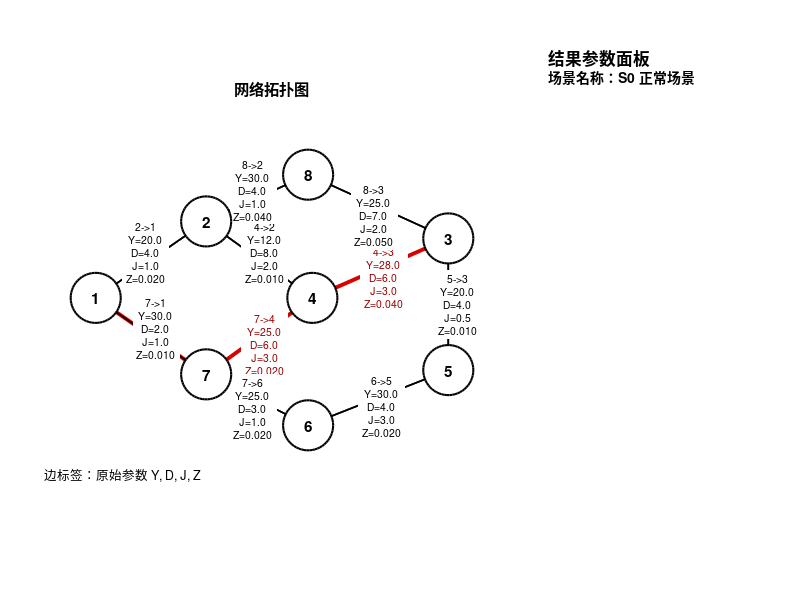

Recreate this plot in MATLAB. (Note: this script raises an error after producing the figure.)
function Dijkstra_s_imp_resilient_cn_v2_pic()
% 基于 modified Dijkstra 的传感器网络 QoS 路由网络弹性扩展单文件程序
% 说明：
% 1) 本程序为 MATLAB 参数化计算实验代码；
% 2) 保持单标签 modified Dijkstra 风格，不实现多标签/Pareto 机制；
% 3) 重点体现：基础 QoS 路由 -> 异常/退化建模 -> 重路由 -> 恢复评价；
% 4) 在保留原命令行输出和工作区变量输出逻辑的前提下，新增图像可视化输出层；
% 5) 所有函数均置于同一个 .m 文件中，直接运行本主函数即可。
%
% 结果说明：
% - 程序会逐场景输出路径与 QoS 指标；
% - 程序会以 S0 为基准，对 S1~S4 计算恢复指标；
% - 程序会生成 5 个图窗，对应 S0~S4 五个场景；
% - 程序会将总结果写入工作区变量：
%     results_resilient_cn_v2
%     summary_table_resilient_cn_v2

clc;
close all;

%% ========================= 1. 构建基础网络与参数 =========================
base_net = build_base_network();
params   = build_params();

%% ========================= 2. 构建场景集 =========================
scenarios = build_scenarios(base_net);

%% ========================= 3. 逐场景运行 =========================
fprintf('\n');
fprintf('===============================================================\n');
fprintf(' 基于 modified Dijkstra 的传感器网络 QoS 路由网络弹性扩展实验\n');
fprintf(' 技术主线：modified Dijkstra -> 异常/退化建模 -> 重路由 -> 恢复评价\n');
fprintf('===============================================================\n');

num_scenarios = numel(scenarios);
results = repmat(init_empty_result_struct(), 1, num_scenarios);

for k = 1:num_scenarios
    scenario = scenarios(k);

    fprintf('\n');
    fprintf('---------------------------------------------------------------\n');
    fprintf('开始计算场景 %s\n', scenario.name);
    fprintf('---------------------------------------------------------------\n');

    result = run_resilient_qos_dijkstra(scenario.net, params);
    result.scenario_name  = scenario.name;
    result.scenario_desc  = scenario.description;
    result.scenario_notes = scenario.notes;

    % 先存储基础结果
    results(k) = result;

    % 逐场景打印
    print_single_result(result, scenario);
end

%% ========================= 4. 计算恢复指标 =========================
% 以 S0 正常场景为基准，对 S1~S4 计算恢复指标
idx_normal = find(strcmp({scenarios.name}, 'S0'), 1, 'first');

if ~isempty(idx_normal)
    result_normal = results(idx_normal);

    for k = 1:num_scenarios
        if scenarios(k).need_recovery
            metrics = compute_recovery_metrics(result_normal, results(k), params, params.timing);

            results(k).T_rec  = metrics.T_rec;
            results(k).Q_ret  = metrics.Q_ret;
            results(k).S_cont = metrics.S_cont;
        else
            results(k).T_rec  = NaN;
            results(k).Q_ret  = NaN;
            results(k).S_cont = NaN;
        end
    end
else
    warning('未找到 S0 正常场景，无法计算恢复指标。');
end

%% ========================= 5. 二次打印（含恢复指标） =========================
fprintf('\n');
fprintf('===============================================================\n');
fprintf(' 含恢复指标的场景结果复核输出\n');
fprintf('===============================================================\n');

for k = 1:num_scenarios
    print_single_result(results(k), scenarios(k));
end

%% ========================= 6. 图像可视化输出层 =========================
% 注意：
% 图像绘制放在恢复指标计算之后执行，保证 S1~S4 的右侧参数面板能够完整显示
% T_rec、Q_ret、S_cont 等恢复性指标。
render_all_figures(base_net, scenarios, results, params);

%% ========================= 7. 汇总输出 =========================
summary_tbl = summarize_results(results);

%% ========================= 8. 写入工作区变量 =========================
assignin('base', 'results_resilient_cn_v2', results);
if ~isempty(summary_tbl)
    assignin('base', 'summary_table_resilient_cn_v2', summary_tbl);
end

fprintf('\n');
fprintf('===============================================================\n');
fprintf(' 实验结束：结果结构体已写入工作区变量 results_resilient_cn_v2\n');
if ~isempty(summary_tbl)
    fprintf(' 汇总表已写入工作区变量 summary_table_resilient_cn_v2\n');
end
fprintf('===============================================================\n');

end

%% ========================================================================
function net = build_base_network()
% 构建基础网络结构体
% 本函数负责建立论文第三章所使用的基础网络模型，包括：
% - 基础 QoS 参数矩阵：Y, D, J, Z
% - 节点与链路存活状态：node_alive, link_alive
% - 退化参数：degY, degD, degJ, degZ
% - 信任矩阵：trust

% 节点数
n = 8;

% 源点与终点
s = 1;
t = 3;

% ------------------------- 1) 带宽矩阵 Y -------------------------
Y = inf(n);
Y(1, 2) = 20; Y(1, 7) = 30; Y(2, 4) = 12; Y(2, 8) = 30; Y(3, 4) = 28;
Y(3, 5) = 20; Y(3, 8) = 25; Y(4, 7) = 25; Y(5, 6) = 30; Y(6, 7) = 25;
Y(2, 1) = 20; Y(7, 1) = 30; Y(4, 2) = 12; Y(8, 2) = 30; Y(4, 3) = 28;
Y(5, 3) = 20; Y(8, 3) = 25; Y(7, 4) = 25; Y(6, 5) = 30; Y(7, 6) = 25;

% ------------------------- 2) 时延矩阵 D -------------------------
D = inf(n);
D(1, 2) = 4; D(1, 7) = 2; D(2, 4) = 8; D(2, 8) = 4; D(3, 4) = 6;
D(3, 5) = 4; D(3, 8) = 7; D(4, 7) = 6; D(5, 6) = 4; D(6, 7) = 3;
D(2, 1) = 4; D(7, 1) = 2; D(4, 2) = 8; D(8, 2) = 4; D(4, 3) = 6;
D(5, 3) = 4; D(8, 3) = 7; D(7, 4) = 6; D(6, 5) = 4; D(7, 6) = 3;

% ------------------------- 3) 抖动矩阵 J -------------------------
J = inf(n);
J(1, 2) = 1; J(1, 7) = 1; J(2, 4) = 2; J(2, 8) = 1; J(3, 4) = 3;
J(3, 5) = 0.5; J(3, 8) = 2; J(4, 7) = 3; J(5, 6) = 3; J(6, 7) = 1;
J(2, 1) = 1; J(7, 1) = 1; J(4, 2) = 2; J(8, 2) = 1; J(4, 3) = 3;
J(5, 3) = 0.5; J(8, 3) = 2; J(7, 4) = 3; J(6, 5) = 3; J(7, 6) = 1;

% ------------------------- 4) 丢包率矩阵 Z -------------------------
Z = inf(n);
Z(1, 2) = 0.02; Z(1, 7) = 0.01; Z(2, 4) = 0.01; Z(2, 8) = 0.04; Z(3, 4) = 0.04;
Z(3, 5) = 0.01; Z(3, 8) = 0.05; Z(4, 7) = 0.02; Z(5, 6) = 0.02; Z(6, 7) = 0.02;
Z(2, 1) = 0.02; Z(7, 1) = 0.01; Z(4, 2) = 0.01; Z(8, 2) = 0.04; Z(4, 3) = 0.04;
Z(5, 3) = 0.01; Z(8, 3) = 0.05; Z(7, 4) = 0.02; Z(6, 5) = 0.02; Z(7, 6) = 0.02;

% ------------------------- 5) 节点与链路状态 -------------------------
% 节点存活向量：1 表示节点正常，0 表示节点失效
node_alive = true(1, n);

% 只有当四类基础参数均存在时，才认为该有向链路实际存在
link_exist = isfinite(Y) & isfinite(D) & isfinite(J) & isfinite(Z);

% 所有存在的链路在基础场景下均可用
link_alive = link_exist;
link_alive(1:n+1:end) = false; % 对角线不参与路由

% ------------------------- 6) 退化参数 -------------------------
% degY: 带宽下降比例
% degD: 时延增加比例
% degJ: 抖动增加比例
% degZ: 丢包率附加量
degY = zeros(n);
degD = zeros(n);
degJ = zeros(n);
degZ = zeros(n);

% ------------------------- 7) 信任矩阵 -------------------------
% trust ∈ [0,1]，对不存在链路置 0
trust = ones(n);
trust(~link_exist) = 0;
trust(1:n+1:end) = 1;

% 正常场景下允许存在轻微背景风险，但不影响整体正常性
% 这里将备用路径上的若干链路设置为轻微风险背景
trust(2, 8) = 0.98;
trust(8, 2) = 0.98;
trust(8, 3) = 0.96;
trust(3, 8) = 0.96;

% 数值安全参数：防止 log(1 - Z_eff) 出现 log(0)
eps_z = 1e-6;

% 打包网络结构体
net = struct();
net.n = n;
net.s = s;
net.t = t;

net.Y = Y;
net.D = D;
net.J = J;
net.Z = Z;

net.node_alive = node_alive;
net.link_exist = link_exist;
net.link_alive = link_alive;

net.degY = degY;
net.degD = degD;
net.degJ = degJ;
net.degZ = degZ;

net.trust = trust;
net.eps_z = eps_z;

end

%% ========================================================================
function params = build_params()
% 构建参数结构体
% 本函数负责设置：
% - QoS 权重与阈值
% - 风险惩罚的数值安全参数
% - 恢复时间分解模型中的固定参数
% - Q_ret 的加权参数

params = struct();

% ------------------------- 1) QoS 权重 -------------------------
params.w_y = -0.7;
params.w_d = 0.1;
params.w_j = 0.1;
params.w_x = 0.1;
params.w_t = 0.15;

% ------------------------- 2) QoS 阈值 -------------------------
params.y_min = 20;
params.d_max = 16;
params.j_max = 8;
params.z_max = 0.2;
params.x_min = log(1 - params.z_max);

% ------------------------- 3) 数值安全参数 -------------------------
params.eps_z = 1e-6;
params.eps_t = 1e-12;

% ------------------------- 4) Q_ret 计算权重 -------------------------
% 默认等权，依次对应：
% [带宽保持率, 时延保持率, 抖动保持率, 成功率保持率]
params.qret_weights = [0.25, 0.25, 0.25, 0.25];

% ------------------------- 5) 恢复时间分解参数 -------------------------
% 说明：
% T_rec = T_det + T_upd + T_calc + T_sw
% 其中 T_calc 为算法求解实测时间；
% T_det / T_upd / T_sw 为 MATLAB 参数化计算实验中的近似设定，
% 用于表示检测、状态更新和切换过程的抽象时间，不是协议级真实恢复时间。
timing = struct();
timing.T_det = 0.002;
timing.T_upd = 0.001;
timing.T_sw  = 0.001;
params.timing = timing;

% ------------------------- 6) 其他开关 -------------------------
params.debug = false;

end

%% ========================================================================
function scenarios = build_scenarios(base_net)
% 构建五个标准场景
% 每个场景包含：
% - 名称
% - 描述
% - 修改后的网络结构体 net
% - 是否需要计算恢复指标
% - 场景说明 notes

scenarios = repmat(struct( ...
    'name', '', ...
    'description', '', ...
    'net', [], ...
    'need_recovery', false, ...
    'notes', ''), 1, 5);

%% ========================= S0 正常场景 =========================
net0 = base_net;
scenarios(1).name = 'S0';
scenarios(1).description = '正常场景：所有节点正常，所有存在链路可用，无退化，仅保留少量轻微风险背景。';
scenarios(1).net = net0;
scenarios(1).need_recovery = false;
scenarios(1).notes = '作为恢复评价的基准场景。';

%% ========================= S1 节点失效场景 =========================
net1 = base_net;

% 节点 4 失效，同时使与节点 4 相连的链路失效
failed_node = 4;
net1.node_alive(failed_node) = false;
net1.link_alive(failed_node, :) = false;
net1.link_alive(:, failed_node) = false;

scenarios(2).name = 'S1';
scenarios(2).description = '节点失效场景：节点 4 失效，与节点 4 相连的链路同步失效，不额外加入链路退化与风险惩罚。';
scenarios(2).net = net1;
scenarios(2).need_recovery = true;
scenarios(2).notes = '用于体现单点节点失效后，算法是否能够完成可行重路由。';

%% ========================= S2 链路退化场景 =========================
net2 = base_net;

% 对 2->8 和 8->3 两段链路施加退化
net2.degY(2, 8) = 0.10;
net2.degD(2, 8) = 0.25;
net2.degJ(2, 8) = 0.30;
net2.degZ(2, 8) = 0.01;

net2.degY(8, 3) = 0.08;
net2.degD(8, 3) = 0.20;
net2.degJ(8, 3) = 0.20;
net2.degZ(8, 3) = 0.01;

% 本场景信任保持不变
scenarios(3).name = 'S2';
scenarios(3).description = '链路退化场景：节点均正常，仅对 2->8 和 8->3 施加带宽下降、时延增加、抖动增加和轻微丢包增加。';
scenarios(3).net = net2;
scenarios(3).need_recovery = true;
scenarios(3).notes = '用于体现路径候选集中的某些链路性能退化后，最终路径与 QoS 指标的变化。';

%% ========================= S3 风险链路场景 =========================
net3 = base_net;

% 节点和链路均可用，但设置风险链路
% 场景目标：体现“风险惩罚导致路径规避”
net3.trust(7, 4) = 0.30;
net3.trust(4, 7) = 0.30;
net3.trust(4, 3) = 0.35;
net3.trust(3, 4) = 0.35;
net3.trust(8, 3) = 0.88;
net3.trust(3, 8) = 0.88;

% 可选叠加轻微 degZ，体现风险链路并非完全失效，而是具有更高的不确定性
net3.degZ(7, 4) = 0.010;
net3.degZ(4, 7) = 0.010;
net3.degZ(4, 3) = 0.015;
net3.degZ(3, 4) = 0.015;
net3.degZ(8, 3) = 0.008;
net3.degZ(3, 8) = 0.008;

scenarios(4).name = 'S3';
scenarios(4).description = '风险链路场景：节点与链路仍可用，但若干链路 trust 降低，并叠加轻微 degZ，以体现风险惩罚导致的路径规避。';
scenarios(4).net = net3;
scenarios(4).need_recovery = true;
scenarios(4).notes = '该场景的重点不是链路物理失效，而是路径搜索对低信任链路的主动规避。';

%% ========================= S4 组合异常场景 =========================
net4 = base_net;

% 节点 4 失效
net4.node_alive(4) = false;
net4.link_alive(4, :) = false;
net4.link_alive(:, 4) = false;

% 同时对替代路径 2->8、8->3 加入退化
net4.degY(2, 8) = 0.10;
net4.degD(2, 8) = 0.25;
net4.degJ(2, 8) = 0.30;
net4.degZ(2, 8) = 0.01;

net4.degY(8, 3) = 0.08;
net4.degD(8, 3) = 0.20;
net4.degJ(8, 3) = 0.20;
net4.degZ(8, 3) = 0.01;

% 并设置略低 trust
net4.trust(2, 8) = 0.92;
net4.trust(8, 3) = 0.88;

scenarios(5).name = 'S4';
scenarios(5).description = '组合异常场景：节点 4 失效，同时对替代路径 2->8、8->3 加入退化，并赋予略低 trust。';
scenarios(5).net = net4;
scenarios(5).need_recovery = true;
scenarios(5).notes = '用于体现“异常后重路由 + 风险/退化共存”的复合网络状态。';

end

%% ========================================================================
function result = run_resilient_qos_dijkstra(net, params)
% 主算法函数
% 在给定网络状态下，执行带 QoS 约束、带风险惩罚的 modified Dijkstra 风格搜索。
%
% 路径状态聚合方式：
% - 带宽：沿路径取瓶颈最小值
% - 时延：沿路径累加
% - 抖动：沿路径累加
% - 成功率对数项：new_X = sum(log(1 - Z_eff))
% - 路径信任度：采用“路径最小信任度原则”
%
% 代价函数：
% alt = w_y * new_Y / y_min ...
%     + w_d * new_D / d_max ...
%     + w_j * new_J / j_max ...
%     + w_x * new_X / x_min ...
%     + w_t * risk_penalty
%
% 其中 risk_penalty 基于路径信任度构造。
% 本程序采用：
%   risk_penalty = -log(max(path_trust, eps_t))
% 这样可满足：
% - trust = 1 时，惩罚为 0；
% - trust 越低，惩罚越大；
% - 仍然保持单标签 modified Dijkstra 的实现风格。

n = net.n;
s = net.s;
t = net.t;

% 初始化结果结构体
result = init_empty_result_struct();
result.scenario_name = '';
result.scenario_desc = '';
result.scenario_notes = '';

% 若源点或终点不可用，则直接返回不可达
if ~net.node_alive(s) || ~net.node_alive(t)
    result.found = false;
    result.path = [];
    result.path_str = '[]';
    result.total_cost = inf;
    result.calc_time = 0;
    return;
end

% ------------------------- 1) 标签初始化 -------------------------
dist    = inf(1, n);      % 当前总代价
prev    = nan(1, n);      % 前驱节点
visited = false(1, n);    % 是否已确定

% 以下数组用于记录“当前最佳单标签路径”对应的累计 QoS 状态
accum_Y = -inf(1, n);     % 路径瓶颈带宽
accum_D = inf(1, n);      % 路径累计时延
accum_J = inf(1, n);      % 路径累计抖动
accum_X = -inf(1, n);     % 路径累计成功率对数项
accum_T = zeros(1, n);    % 路径最小信任度

% 源点初始化
dist(s)    = 0;
accum_Y(s) = inf;
accum_D(s) = 0;
accum_J(s) = 0;
accum_X(s) = 0;
accum_T(s) = 1;

Q = 1:n;

% ------------------------- 2) 主循环计时 -------------------------
tic_calc = tic;

while ~isempty(Q)
    % 从未处理节点中选择总代价最小者
    [~, idx_local] = min(dist(Q));
    u = Q(idx_local);

    % 若剩余节点均不可达，则结束
    if isinf(dist(u))
        break;
    end

    % 将当前节点移出候选集
    Q(idx_local) = [];

    if visited(u)
        continue;
    end

    % 若当前节点已经失效，则不再展开
    if ~net.node_alive(u)
        visited(u) = true;
        continue;
    end

    visited(u) = true;

    % 若已到达目标点，则可提前结束
    if u == t
        break;
    end

    % 遍历 u 的所有后继节点
    for v = 1:n
        % ---------- 可达性与状态检查 ----------
        if u == v
            continue;
        end

        if ~net.link_exist(u, v)
            continue;
        end

        if ~net.link_alive(u, v)
            continue;
        end

        if ~net.node_alive(v)
            continue;
        end

        if visited(v)
            continue;
        end

        % ---------- 构造有效参数 ----------
        % 有效参数建模：
        % Y_eff = Y * (1 - degY)
        % D_eff = D * (1 + degD)
        % J_eff = J * (1 + degJ)
        % Z_eff = min(1 - eps_z, Z + degZ)
        Y_eff = net.Y(u, v) * (1 - net.degY(u, v));
        D_eff = net.D(u, v) * (1 + net.degD(u, v));
        J_eff = net.J(u, v) * (1 + net.degJ(u, v));
        Z_eff = min(1 - net.eps_z, net.Z(u, v) + net.degZ(u, v));

        % 对极端非法值进行保护
        Y_eff = max(0, Y_eff);
        D_eff = max(0, D_eff);
        J_eff = max(0, J_eff);
        Z_eff = max(0, min(1 - net.eps_z, Z_eff));

        % 将丢包率转为成功率对数项
        X_eff = log(1 - Z_eff);

        % ---------- 累计路径参数 ----------
        new_Y = min(accum_Y(u), Y_eff);
        new_D = accum_D(u) + D_eff;
        new_J = accum_J(u) + J_eff;
        new_X = accum_X(u) + X_eff;

        % 路径信任度采用“路径最小信任度原则”
        new_T = min(accum_T(u), net.trust(u, v));

        % ---------- QoS 约束检查 ----------
        if new_Y < params.y_min
            if params.debug
                fprintf('边 %d->%d 被剪枝：带宽不足。\n', u, v);
            end
            continue;
        end

        if new_D > params.d_max
            if params.debug
                fprintf('边 %d->%d 被剪枝：时延超限。\n', u, v);
            end
            continue;
        end

        if new_J > params.j_max
            if params.debug
                fprintf('边 %d->%d 被剪枝：抖动超限。\n', u, v);
            end
            continue;
        end

        if new_X < params.x_min
            if params.debug
                fprintf('边 %d->%d 被剪枝：成功率对数项不满足约束。\n', u, v);
            end
            continue;
        end

        % ---------- 风险惩罚 ----------
        risk_penalty = -log(max(new_T, params.eps_t));

        % ---------- 修正代价函数 ----------
        alt = params.w_y * (new_Y / params.y_min) + ...
              params.w_d * (new_D / params.d_max) + ...
              params.w_j * (new_J / params.j_max) + ...
              params.w_x * (new_X / params.x_min) + ...
              params.w_t * risk_penalty;

        if params.debug
            fprintf(['u=%d, v=%d | Y_eff=%.4f, D_eff=%.4f, J_eff=%.4f, ', ...
                     'Z_eff=%.6f, X_eff=%.6f, new_T=%.4f, alt=%.6f\n'], ...
                     u, v, Y_eff, D_eff, J_eff, Z_eff, X_eff, new_T, alt);
        end

        % ---------- 单标签更新 ----------
        if alt < dist(v)
            dist(v)    = alt;
            prev(v)    = u;
            accum_Y(v) = new_Y;
            accum_D(v) = new_D;
            accum_J(v) = new_J;
            accum_X(v) = new_X;
            accum_T(v) = new_T;
        end
    end
end

T_calc = toc(tic_calc);

% ------------------------- 3) 路径恢复与结果打包 -------------------------
path = reconstruct_path(prev, s, t);
found = ~isempty(path);

result.prev = prev;
result.dist = dist;
result.calc_time = T_calc;
result.path = path;
result.path_str = path_to_str(path);
result.found = found;

if found
    success_prob = exp(accum_X(t));
    loss_rate    = 1 - success_prob;
    risk_penalty = -log(max(accum_T(t), params.eps_t));

    result.total_cost   = dist(t);
    result.bandwidth    = accum_Y(t);
    result.delay        = accum_D(t);
    result.jitter       = accum_J(t);
    result.success_prob = success_prob;
    result.loss_rate    = loss_rate;
    result.trust        = accum_T(t);
    result.risk_penalty = risk_penalty;
else
    result.total_cost   = inf;
    result.bandwidth    = NaN;
    result.delay        = NaN;
    result.jitter       = NaN;
    result.success_prob = NaN;
    result.loss_rate    = NaN;
    result.trust        = NaN;
    result.risk_penalty = NaN;
end

end

%% ========================================================================
function metrics = compute_recovery_metrics(result_normal, result_scene, params, timing_params)
% 计算恢复指标
%
% 学术含义说明：
% 1) T_rec：恢复时间
%    本文采用参数化近似模型：
%       T_rec = T_det + T_upd + T_calc + T_sw
%    其中：
%       T_det  表示异常检测时间（参数设定）
%       T_upd  表示状态更新与拓扑重构时间（参数设定）
%       T_calc 表示 MATLAB 中实际路径重计算时间（实测）
%       T_sw   表示业务切换/路由切换时间（参数设定）
%    说明：该时间是算法级 MATLAB 参数化实验中的近似恢复时间，
%    不是协议级真实恢复时间。
%
% 2) Q_ret：QoS 保持率
%    以正常场景 S0 为基准，从带宽、时延、抖动、成功率四个维度衡量
%    异常场景下 QoS 维持能力。默认采用等权加权。
%
% 3) S_cont：服务连续性
%    若仍找到满足 QoS 约束的可行路径，则记为 1；否则记为 0。

metrics = struct();
metrics.T_rec  = NaN;
metrics.Q_ret  = NaN;
metrics.S_cont = 0;

% ------------------------- 1) 服务连续性 -------------------------
metrics.S_cont = double(result_scene.found);

% ------------------------- 2) 恢复时间 -------------------------
T_calc = result_scene.calc_time;
metrics.T_rec = timing_params.T_det + timing_params.T_upd + T_calc + timing_params.T_sw;

% ------------------------- 3) QoS 保持率 -------------------------
if ~result_normal.found
    metrics.Q_ret = NaN;
    return;
end

if ~result_scene.found
    metrics.Q_ret = 0;
    return;
end

% 四个维度的保持率
q_bw      = safe_ratio(result_scene.bandwidth,       result_normal.bandwidth,    'direct');
q_delay   = safe_ratio(result_normal.delay,          result_scene.delay,         'direct');
q_jitter  = safe_ratio(result_normal.jitter,         result_scene.jitter,        'direct');
q_success = safe_ratio(result_scene.success_prob,    result_normal.success_prob, 'direct');

% 截断到 [0,1]
q_bw      = clip01(q_bw);
q_delay   = clip01(q_delay);
q_jitter  = clip01(q_jitter);
q_success = clip01(q_success);

w = params.qret_weights(:).';
w = w ./ sum(w);

metrics.Q_ret = w(1) * q_bw + ...
                w(2) * q_delay + ...
                w(3) * q_jitter + ...
                w(4) * q_success;

end

%% ========================================================================
function path = reconstruct_path(prev, s, t)
% 根据前驱数组恢复路径
% 若目标不可达，则返回空数组

path = [];

if s == t
    path = s;
    return;
end

if isnan(prev(t))
    return;
end

u = t;
path = u;

while u ~= s
    u = prev(u);

    if isnan(u)
        path = [];
        return;
    end

    path = [u, path]; %#ok<AGROW>
end

end

%% ========================================================================
function print_single_result(result, scenario)
% 清晰打印单个场景结果

fprintf('\n');
fprintf('===============================================================\n');
fprintf('场景名称：%s\n', scenario.name);
fprintf('场景描述：%s\n', scenario.description);
if ~isempty(scenario.notes)
    fprintf('场景说明：%s\n', scenario.notes);
end
fprintf('---------------------------------------------------------------\n');

fprintf('是否找到可行路径：%s\n', bool_to_cn(result.found));
fprintf('路径序列：%s\n', result.path_str);

if result.found
    fprintf('总代价：%.6f\n', result.total_cost);
    fprintf('瓶颈带宽：%.4f\n', result.bandwidth);
    fprintf('累计时延：%.4f\n', result.delay);
    fprintf('累计抖动：%.4f\n', result.jitter);
    fprintf('路径成功率：%.6f\n', result.success_prob);
    fprintf('路径丢包率：%.6f\n', result.loss_rate);
    fprintf('路径信任度：%.4f\n', result.trust);
    fprintf('风险惩罚项：%.6f\n', result.risk_penalty);
    fprintf('T_calc（路径重计算时间）：%.6f 秒\n', result.calc_time);
else
    fprintf('总代价：Inf\n');
    fprintf('瓶颈带宽：NaN\n');
    fprintf('累计时延：NaN\n');
    fprintf('累计抖动：NaN\n');
    fprintf('路径成功率：NaN\n');
    fprintf('路径丢包率：NaN\n');
    fprintf('路径信任度：NaN\n');
    fprintf('风险惩罚项：NaN\n');
    fprintf('T_calc（路径重计算时间）：%.6f 秒\n', result.calc_time);
end

% 若不是 S0，则打印恢复指标
if isfield(result, 'T_rec') && ~isnan(result.T_rec)
    fprintf('---------------------------------------------------------------\n');
    fprintf('恢复指标：\n');
    fprintf('T_rec：%.6f 秒\n', result.T_rec);
    fprintf('Q_ret：%.4f\n', result.Q_ret);
    fprintf('S_cont：%.0f\n', result.S_cont);
end

fprintf('===============================================================\n');

end

%% ========================================================================
function summary_tbl = summarize_results(results)
% 汇总所有场景结果，并尽可能转为 MATLAB table

fprintf('\n');
fprintf('###############################################################\n');
fprintf(' 所有场景结果汇总表\n');
fprintf('###############################################################\n');

num_results = numel(results);

scenario_name = cell(num_results, 1);
found_col     = false(num_results, 1);
path_col      = cell(num_results, 1);
cost_col      = nan(num_results, 1);
bw_col        = nan(num_results, 1);
delay_col     = nan(num_results, 1);
jitter_col    = nan(num_results, 1);
succ_col      = nan(num_results, 1);
loss_col      = nan(num_results, 1);
trust_col     = nan(num_results, 1);
calc_col      = nan(num_results, 1);
trec_col      = nan(num_results, 1);
qret_col      = nan(num_results, 1);
scont_col     = nan(num_results, 1);

for k = 1:num_results
    scenario_name{k} = results(k).scenario_name;
    found_col(k)     = results(k).found;
    path_col{k}      = results(k).path_str;
    cost_col(k)      = results(k).total_cost;
    bw_col(k)        = results(k).bandwidth;
    delay_col(k)     = results(k).delay;
    jitter_col(k)    = results(k).jitter;
    succ_col(k)      = results(k).success_prob;
    loss_col(k)      = results(k).loss_rate;
    trust_col(k)     = results(k).trust;
    calc_col(k)      = results(k).calc_time;

    if isfield(results(k), 'T_rec')
        trec_col(k) = results(k).T_rec;
    end
    if isfield(results(k), 'Q_ret')
        qret_col(k) = results(k).Q_ret;
    end
    if isfield(results(k), 'S_cont')
        scont_col(k) = results(k).S_cont;
    end
end

% 先以格式化文本方式输出，保证各版本 MATLAB 均可见
fprintf('%-6s %-6s %-20s %-12s %-10s %-10s %-10s %-12s %-12s %-10s %-12s %-10s %-10s %-10s\n', ...
    '场景', '可行', '路径', '总代价', '带宽', '时延', '抖动', '成功率', '丢包率', '信任度', 'T_calc(s)', 'T_rec(s)', 'Q_ret', 'S_cont');

for k = 1:num_results
    fprintf('%-6s %-6s %-20s %-12s %-10s %-10s %-10s %-12s %-12s %-10s %-12s %-10s %-10s %-10s\n', ...
        scenario_name{k}, ...
        bool_to_cn(found_col(k)), ...
        path_col{k}, ...
        num2str_or_inf(cost_col(k), '%.6f'), ...
        num2str_or_nan(bw_col(k), '%.4f'), ...
        num2str_or_nan(delay_col(k), '%.4f'), ...
        num2str_or_nan(jitter_col(k), '%.4f'), ...
        num2str_or_nan(succ_col(k), '%.6f'), ...
        num2str_or_nan(loss_col(k), '%.6f'), ...
        num2str_or_nan(trust_col(k), '%.4f'), ...
        num2str_or_nan(calc_col(k), '%.6f'), ...
        num2str_or_nan(trec_col(k), '%.6f'), ...
        num2str_or_nan(qret_col(k), '%.4f'), ...
        num2str_or_nan(scont_col(k), '%.0f'));
end

% 再尽可能转为 table
summary_tbl = [];

try
    summary_tbl = table( ...
        scenario_name, ...
        found_col, ...
        path_col, ...
        cost_col, ...
        bw_col, ...
        delay_col, ...
        jitter_col, ...
        succ_col, ...
        loss_col, ...
        trust_col, ...
        calc_col, ...
        trec_col, ...
        qret_col, ...
        scont_col, ...
        'VariableNames', { ...
        'Scenario', ...
        'Found', ...
        'Path', ...
        'TotalCost', ...
        'Bandwidth', ...
        'Delay', ...
        'Jitter', ...
        'SuccessProb', ...
        'LossRate', ...
        'Trust', ...
        'T_calc', ...
        'T_rec', ...
        'Q_ret', ...
        'S_cont'});

    fprintf('\n');
    fprintf('MATLAB table 显示如下：\n');
    disp(summary_tbl);

catch
    fprintf('\n当前 MATLAB 版本未成功生成 table，已完成文本汇总输出。\n');
end

end

%% ========================================================================
function pos = build_node_positions()
% 手工固定节点坐标
% 采用论文拓扑示意图风格，避免自动布局导致的随机性和重复运行差异。

pos = zeros(8, 2);

pos(1, :) = [0.0, 4.0];
pos(2, :) = [2.6, 5.8];
pos(7, :) = [2.6, 2.2];
pos(4, :) = [5.1, 4.0];
pos(8, :) = [5.0, 6.9];
pos(6, :) = [5.0, 1.0];
pos(3, :) = [8.3, 5.4];
pos(5, :) = [8.3, 2.3];

end

%% ========================================================================
function viz = build_visual_config()
% 构建绘图配置
% 所有绘图风格集中在本函数中设置，便于后续论文配图统一调整。

viz = struct();

% ------------------------- 图窗布局 -------------------------
viz.figure_position      = [60, 60, 1450, 800];
viz.figure_dx            = 35;
viz.figure_dy            = 20;
viz.left_axes_position   = [0.04, 0.08, 0.60, 0.84];
viz.right_axes_position  = [0.68, 0.08, 0.29, 0.84];

% ------------------------- 拓扑绘图风格 -------------------------
viz.node_size            = 1300;
viz.node_radius          = 0.30;
viz.node_font_size       = 11;
viz.edge_font_size       = 7.5;
viz.panel_title_size     = 12;
viz.panel_font_size      = 10;

viz.base_line_width      = 1.2;
viz.path_line_width      = 2.8;
viz.failed_line_width    = 1.0;

viz.edge_color           = [0.00, 0.00, 0.00];
viz.path_edge_color      = [0.85, 0.00, 0.00];
viz.failed_edge_color    = [0.72, 0.72, 0.72];

viz.node_alive_color     = [1.00, 1.00, 1.00];
viz.node_dead_color      = [0.72, 0.72, 0.72];
viz.node_edge_color      = [0.00, 0.00, 0.00];

viz.label_box_color      = [1.00, 1.00, 1.00];
viz.edge_label_offset    = 0.22;

% ------------------------- 右侧面板风格 -------------------------
viz.panel_line_step      = 0.058;
viz.panel_left_x         = 0.02;
viz.panel_top_y          = 0.98;

end

%% ========================================================================
function render_all_figures(base_net, scenarios, results, params)
% 统一渲染所有场景图窗
% 每个图窗分为左右两部分：
% - 左侧：网络拓扑图
% - 右侧：结果参数面板

pos = build_node_positions();
viz = build_visual_config();

for k = 1:numel(scenarios)
    render_scenario_figure(base_net, scenarios(k), results(k), params, pos, viz, k);
end

end

%% ========================================================================
function render_scenario_figure(base_net, scenario, result, params, pos, viz, fig_idx)
% 渲染单个场景图窗
% 说明：
% 1) S0 显示原始参数 Y, D, J, Z；
% 2) S1~S4 显示有效参数 Yeff, Deff, Jeff, Zeff 和 trust；
% 3) 所有图窗均保留固定拓扑布局和一致的配色逻辑。

if strcmp(scenario.name, 'S0')
    net_to_draw    = base_net;
    show_effective = false;
else
    net_to_draw    = scenario.net;
    show_effective = true;
end

fig_title = get_scenario_title(scenario.name);

fig_position = viz.figure_position + [ ...
    (fig_idx - 1) * viz.figure_dx, ...
    -(fig_idx - 1) * viz.figure_dy, ...
    0, ...
    0];

fig = figure( ...
    'Color', 'w', ...
    'Name', fig_title, ...
    'NumberTitle', 'off', ...
    'Position', fig_position);

% ------------------------- 左侧网络拓扑 -------------------------
ax_left = axes('Parent', fig, 'Position', viz.left_axes_position);
hold(ax_left, 'on');
axis(ax_left, 'equal');
axis(ax_left, 'off');

xlim(ax_left, [min(pos(:, 1)) - 1.5, max(pos(:, 1)) + 1.5]);
ylim(ax_left, [min(pos(:, 2)) - 1.5, max(pos(:, 2)) + 1.5]);

draw_network_edges(ax_left, net_to_draw, result, pos, viz, show_effective);
draw_network_nodes(ax_left, net_to_draw, pos, viz);

title(ax_left, '网络拓扑图', 'FontWeight', 'bold');

if show_effective
    note_text = '边标签：当前场景有效参数 Yeff, Deff, Jeff, Zeff, trust';
else
    note_text = '边标签：原始参数 Y, D, J, Z';
end

text(ax_left, ...
    min(pos(:, 1)) - 1.2, ...
    min(pos(:, 2)) - 1.15, ...
    note_text, ...
    'FontSize', 9, ...
    'Interpreter', 'none');

% ------------------------- 右侧结果面板 -------------------------
ax_right = axes('Parent', fig, 'Position', viz.right_axes_position);
draw_result_panel(ax_right, scenario, result);

% ------------------------- 图窗总标题 -------------------------
annotation(fig, 'textbox', [0.02, 0.94, 0.96, 0.05], ...
    'String', fig_title, ...
    'LineStyle', 'none', ...
    'HorizontalAlignment', 'center', ...
    'VerticalAlignment', 'middle', ...
    'FontWeight', 'bold', ...
    'FontSize', 14, ...
    'Interpreter', 'none');

% 参数 params 保留接口，便于后续论文版本扩展可视化内容
if nargin < 4 %#ok<*INUSD>
end

end

%% ========================================================================
function draw_network_edges(ax, net, result, pos, viz, show_effective)
% 绘制网络链路
% 绘制规则：
% - 默认可用链路：黑色实线
% - 最终可行路径：红色加粗
% - 失效链路：浅灰色虚线
% - 边标签：白底文字框，S0 显示原始参数，S1~S4 显示有效参数与 trust
% - 双向边标签采用法向偏移，避免 i->j 与 j->i 重叠

n = net.n;
path_mask = get_path_edge_mask(result.path, n);

for i = 1:n
    for j = 1:n
        if i == j
            continue;
        end

        if ~net.link_exist(i, j)
            continue;
        end

        p1 = pos(i, :);
        p2 = pos(j, :);
        vec = p2 - p1;
        len = norm(vec);

        if len <= eps
            continue;
        end

        dir_vec = vec / len;
        perp_vec = [-dir_vec(2), dir_vec(1)];

        % 为避免线段穿过节点圆形区域，对线段两端做适当收缩
        p1s = p1 + dir_vec * viz.node_radius;
        p2s = p2 - dir_vec * viz.node_radius;

        % 当前边是否有效
        edge_alive = net.link_alive(i, j) && net.node_alive(i) && net.node_alive(j);

        % 当前边是否属于最终路径
        on_path = false;
        if ~isempty(path_mask)
            on_path = path_mask(i, j);
        end

        % ------------------------- 绘制链路本体 -------------------------
        if ~edge_alive
            line(ax, [p1s(1), p2s(1)], [p1s(2), p2s(2)], ...
                'LineStyle', '--', ...
                'LineWidth', viz.failed_line_width, ...
                'Color', viz.failed_edge_color);
            label_color = [0.45, 0.45, 0.45];

        elseif on_path
            line(ax, [p1s(1), p2s(1)], [p1s(2), p2s(2)], ...
                'LineStyle', '-', ...
                'LineWidth', viz.path_line_width, ...
                'Color', viz.path_edge_color);
            label_color = [0.60, 0.00, 0.00];

        else
            line(ax, [p1s(1), p2s(1)], [p1s(2), p2s(2)], ...
                'LineStyle', '-', ...
                'LineWidth', viz.base_line_width, ...
                'Color', viz.edge_color);
            label_color = [0.00, 0.00, 0.00];
        end

        % ------------------------- 绘制边标签 -------------------------
        mid = (p1 + p2) / 2;

        % 双向边采用相反法向偏移，减少标签重叠
        if i < j
            offset_sign = 1;
        else
            offset_sign = -1;
        end

        x_label = mid(1) + offset_sign * viz.edge_label_offset * perp_vec(1);
        y_label = mid(2) + offset_sign * viz.edge_label_offset * perp_vec(2);

        label_str = format_edge_label(net, i, j, show_effective);

        text(ax, x_label, y_label, label_str, ...
            'FontSize', viz.edge_font_size, ...
            'Color', label_color, ...
            'HorizontalAlignment', 'center', ...
            'VerticalAlignment', 'middle', ...
            'BackgroundColor', viz.label_box_color, ...
            'Interpreter', 'none');
    end
end

end

%% ========================================================================
function draw_network_nodes(ax, net, pos, viz)
% 绘制节点
% 绘制规则：
% - 正常节点：白色圆形
% - 失效节点：灰色圆形
% - 节点编号显示于圆内

n = net.n;

for i = 1:n
    if net.node_alive(i)
        face_color = viz.node_alive_color;
    else
        face_color = viz.node_dead_color;
    end

    scatter(ax, pos(i, 1), pos(i, 2), viz.node_size, ...
        'o', ...
        'MarkerFaceColor', face_color, ...
        'MarkerEdgeColor', viz.node_edge_color, ...
        'LineWidth', 1.5);

    text(ax, pos(i, 1), pos(i, 2), num2str(i), ...
        'FontSize', viz.node_font_size, ...
        'FontWeight', 'bold', ...
        'HorizontalAlignment', 'center', ...
        'VerticalAlignment', 'middle', ...
        'Interpreter', 'none');
end

end

%% ========================================================================
function draw_result_panel(ax, scenario, result)
% 绘制右侧结果参数面板（自适应行距版本）
% 解决问题：
% - 某些场景描述较长时，固定 dy 会把最后的 S_cont 挤出面板可视区域
% - 现在根据总行数自动压缩行距，保证三个恢复指标都能显示出来

axis(ax, [0, 1, 0, 1]);
axis(ax, 'off');
hold(ax, 'on');

viz = build_visual_config();

x        = viz.panel_left_x;
top_y    = viz.panel_top_y;
bottom_y = 0.04;   % 给底部留一点边距

title_str  = get_scenario_title(scenario.name);
desc_lines = wrap_text_by_length(['场景描述：', scenario.description], 23);

if result.found
    path_show = result.path_str;
else
    path_show = '未找到可行路径';
end

info_lines = {
    ['是否找到可行路径：', bool_to_cn(result.found)]
    ['路径：', path_show]
    ['总代价：', num2str_or_inf(result.total_cost, '%.6f')]
    ['瓶颈带宽：', num2str_or_nan(result.bandwidth, '%.4f')]
    ['累计时延：', num2str_or_nan(result.delay, '%.4f')]
    ['累计抖动：', num2str_or_nan(result.jitter, '%.4f')]
    ['路径成功率：', num2str_or_nan(result.success_prob, '%.6f')]
    ['路径丢包率：', num2str_or_nan(result.loss_rate, '%.6f')]
    ['路径信任度：', num2str_or_nan(result.trust, '%.4f')]
    ['风险惩罚项：', num2str_or_nan(result.risk_penalty, '%.6f')]
    ['T_calc：', num2str_or_nan(result.calc_time, '%.6f'), ' s']
};

if strcmp(scenario.name, 'S0')
    trec_str  = '--';
    qret_str  = '--';
    scont_str = '--';
else
    trec_str  = panel_value_or_dash(result.T_rec,  '%.6f');
    qret_str  = panel_value_or_dash(result.Q_ret,  '%.4f');
    scont_str = panel_value_or_dash(result.S_cont, '%.0f');
end

recovery_lines = {
    ['T_rec：', trec_str]
    ['Q_ret：', qret_str]
    ['S_cont：', scont_str]
};

% ------------------------- 自适应行距 -------------------------
% 需要显示的总行数：
% 1 行“结果参数面板”
% 1 行“场景名称”
% N 行描述
% 1 个小间隔
% info_lines 各行
% 1 行“恢复指标”
% recovery_lines 各行
n_total_lines = 1 + 1 + numel(desc_lines) + 1 + numel(info_lines) + 1 + numel(recovery_lines);

% 使用更稳妥的动态行距，避免末尾文字被裁掉
dy_auto = (top_y - bottom_y) / max(n_total_lines, 1);

% 不超过原始设定，也不要太小
dy = min(viz.panel_line_step, dy_auto);
dy = max(dy, 0.038);

% ------------------------- 开始绘制 -------------------------
y = top_y;

text(ax, x, y, '结果参数面板', ...
    'Units', 'normalized', ...
    'FontWeight', 'bold', ...
    'FontSize', viz.panel_title_size, ...
    'Interpreter', 'none');
y = y - dy;

text(ax, x, y, ['场景名称：', title_str], ...
    'Units', 'normalized', ...
    'FontSize', viz.panel_font_size, ...
    'FontWeight', 'bold', ...
    'Interpreter', 'none');
y = y - dy;

for k = 1:numel(desc_lines)
    text(ax, x, y, desc_lines{k}, ...
        'Units', 'normalized', ...
        'FontSize', viz.panel_font_size, ...
        'Interpreter', 'none');
    y = y - dy;
end

% 小间隔
y = y - dy * 0.25;

for k = 1:numel(info_lines)
    text(ax, x, y, info_lines{k}, ...
        'Units', 'normalized', ...
        'FontSize', viz.panel_font_size, ...
        'Interpreter', 'none');
    y = y - dy;
end

text(ax, x, y, '恢复指标', ...
    'Units', 'normalized', ...
    'FontWeight', 'bold', ...
    'FontSize', viz.panel_font_size, ...
    'Interpreter', 'none');
y = y - dy;

for k = 1:numel(recovery_lines)
    text(ax, x, y, recovery_lines{k}, ...
        'Units', 'normalized', ...
        'FontSize', viz.panel_font_size, ...
        'Interpreter', 'none');
    y = y - dy;
end

end

%% ========================================================================
function link_info = get_effective_link_params(net, i, j)
% 获取指定链路的当前有效参数
% 输出字段包括：
% - is_exist：链路是否存在
% - is_alive：链路在当前场景是否可用
% - Yeff, Deff, Jeff, Zeff：有效参数
% - trust：当前链路信任度

link_info = struct();
link_info.is_exist = false;
link_info.is_alive = false;
link_info.Yeff     = NaN;
link_info.Deff     = NaN;
link_info.Jeff     = NaN;
link_info.Zeff     = NaN;
link_info.trust    = NaN;

if i == j
    return;
end

if ~net.link_exist(i, j)
    return;
end

link_info.is_exist = true;
link_info.trust    = net.trust(i, j);
link_info.is_alive = net.link_alive(i, j) && net.node_alive(i) && net.node_alive(j);

if ~link_info.is_alive
    return;
end

link_info.Yeff = max(0, net.Y(i, j) * (1 - net.degY(i, j)));
link_info.Deff = max(0, net.D(i, j) * (1 + net.degD(i, j)));
link_info.Jeff = max(0, net.J(i, j) * (1 + net.degJ(i, j)));
link_info.Zeff = max(0, min(1 - net.eps_z, net.Z(i, j) + net.degZ(i, j)));

end

%% ========================================================================
function edge_mask = get_path_edge_mask(path, n)
% 根据路径序列生成路径边掩码矩阵
% edge_mask(i,j)=true 表示边 i->j 属于最终路径

edge_mask = false(n);

if isempty(path) || numel(path) < 2
    return;
end

for k = 1:(numel(path) - 1)
    i = path(k);
    j = path(k + 1);
    edge_mask(i, j) = true;
end

end

%% ========================================================================
function label_str = format_edge_label(net, i, j, show_effective)
% 生成边标签字符串
% - S0：显示原始参数 Y, D, J, Z
% - S1~S4：显示有效参数 Yeff, Deff, Jeff, Zeff 与 trust
% - 若链路失效，则直接标记“失效”

if ~net.link_exist(i, j)
    label_str = '';
    return;
end

if show_effective
    link_info = get_effective_link_params(net, i, j);

    if ~link_info.is_alive
        label_str = sprintf('%d->%d\n失效', i, j);
    else
        label_str = sprintf(['%d->%d\n', ...
                             'Yeff=%.1f\n', ...
                             'Deff=%.1f\n', ...
                             'Jeff=%.1f\n', ...
                             'Zeff=%.3f\n', ...
                             'trust=%.2f'], ...
                             i, j, ...
                             link_info.Yeff, ...
                             link_info.Deff, ...
                             link_info.Jeff, ...
                             link_info.Zeff, ...
                             link_info.trust);
    end

else
    label_str = sprintf(['%d->%d\n', ...
                         'Y=%.1f\n', ...
                         'D=%.1f\n', ...
                         'J=%.1f\n', ...
                         'Z=%.3f'], ...
                         i, j, ...
                         net.Y(i, j), ...
                         net.D(i, j), ...
                         net.J(i, j), ...
                         net.Z(i, j));
end

end

%% ========================================================================
function s = path_to_str(path)
% 将路径数组转为字符串，便于命令行打印与汇总表显示

if isempty(path)
    s = '[]';
    return;
end

s = num2str(path(1));
for k = 2:numel(path)
    s = [s, ' -> ', num2str(path(k))]; %#ok<AGROW>
end

end

%% ========================================================================
function out = safe_ratio(a, b, mode)
% 安全比值计算
% mode 仅保留接口一致性，这里统一做 a / b

if nargin < 3
    mode = 'direct'; %#ok<NASGU>
end

if isnan(a) || isnan(b) || isinf(a) || isinf(b) || b == 0
    out = 0;
else
    out = a / b;
end

end

%% ========================================================================
function y = clip01(x)
% 截断到 [0,1]

if isnan(x)
    y = 0;
else
    y = min(1, max(0, x));
end

end

%% ========================================================================
function txt = bool_to_cn(flag)
% 布尔值转中文显示

if flag
    txt = '是';
else
    txt = '否';
end

end

%% ========================================================================
function txt = num2str_or_nan(x, fmt)
% 对 NaN / Inf 做安全字符串转换

if nargin < 2
    fmt = '%.6f';
end

if isnan(x)
    txt = 'NaN';
elseif isinf(x)
    if x > 0
        txt = 'Inf';
    else
        txt = '-Inf';
    end
else
    txt = sprintf(fmt, x);
end

end

%% ========================================================================
function txt = num2str_or_inf(x, fmt)
% 对 Inf / NaN 做安全字符串转换

if nargin < 2
    fmt = '%.6f';
end

if isnan(x)
    txt = 'NaN';
elseif isinf(x)
    txt = 'Inf';
else
    txt = sprintf(fmt, x);
end

end

%% ========================================================================
function result = init_empty_result_struct()
% 初始化结果结构体，保证各场景结构一致

result = struct();

result.scenario_name  = '';
result.scenario_desc  = '';
result.scenario_notes = '';

result.found    = false;
result.path     = [];
result.path_str = '[]';

result.prev = [];
result.dist = [];

result.total_cost   = inf;
result.bandwidth    = NaN;
result.delay        = NaN;
result.jitter       = NaN;
result.success_prob = NaN;
result.loss_rate    = NaN;
result.trust        = NaN;
result.risk_penalty = NaN;

result.calc_time = NaN;

result.T_rec  = NaN;
result.Q_ret  = NaN;
result.S_cont = NaN;

end

%% ========================================================================
function title_str = get_scenario_title(scenario_name)
% 将场景编号映射为图窗标题

switch upper(scenario_name)
    case 'S0'
        title_str = 'S0 正常场景';
    case 'S1'
        title_str = 'S1 节点失效场景';
    case 'S2'
        title_str = 'S2 链路退化场景';
    case 'S3'
        title_str = 'S3 风险链路场景';
    case 'S4'
        title_str = 'S4 组合异常场景';
    otherwise
        title_str = scenario_name;
end

end

%% ========================================================================
function txt = panel_value_or_dash(x, fmt)
% 面板数值转字符串
% 对 S0 的恢复指标或缺失值，统一显示为 --

if nargin < 2
    fmt = '%.6f';
end

if isnan(x)
    txt = '--';
elseif isinf(x)
    if x > 0
        txt = 'Inf';
    else
        txt = '-Inf';
    end
else
    txt = sprintf(fmt, x);
end

end

%% ========================================================================
function lines = wrap_text_by_length(txt, max_len)
% 简单文本分行函数
% 作用：将较长的中文描述按固定长度分成多行，以适配右侧参数面板

if nargin < 2
    max_len = 24;
end

if isempty(txt)
    lines = {''};
    return;
end

n = length(txt);
idx = 1;
lines = {};

while idx <= n
    idx2 = min(n, idx + max_len - 1);
    lines{end + 1} = txt(idx:idx2); %#ok<AGROW>
    idx = idx2 + 1;
end

end
